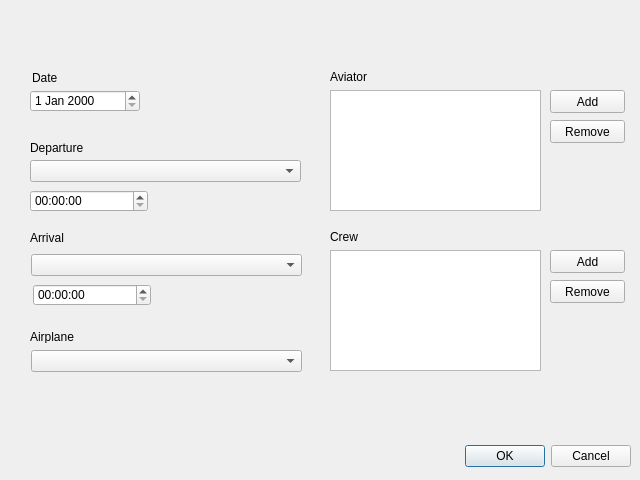
<?xml version="1.0" encoding="UTF-8"?>
<ui version="4.0">
 <class>frmManageFlight</class>
 <widget class="QWidget" name="frmManageFlight">
  <property name="geometry">
   <rect>
    <x>0</x>
    <y>0</y>
    <width>640</width>
    <height>480</height>
   </rect>
  </property>
  <property name="windowTitle">
   <string>Dialog</string>
  </property>
  <widget class="QDialogButtonBox" name="buttonBox">
   <property name="geometry">
    <rect>
     <x>10</x>
     <y>440</y>
     <width>621</width>
     <height>32</height>
    </rect>
   </property>
   <property name="orientation">
    <enum>Qt::Horizontal</enum>
   </property>
   <property name="standardButtons">
    <set>QDialogButtonBox::Cancel|QDialogButtonBox::Ok</set>
   </property>
  </widget>
  <widget class="QTimeEdit" name="timeEdit">
   <property name="geometry">
    <rect>
     <x>30</x>
     <y>190</y>
     <width>118</width>
     <height>22</height>
    </rect>
   </property>
  </widget>
  <widget class="QTimeEdit" name="timeEdit_2">
   <property name="geometry">
    <rect>
     <x>33</x>
     <y>284</y>
     <width>118</width>
     <height>22</height>
    </rect>
   </property>
  </widget>
  <widget class="QComboBox" name="comboBox">
   <property name="geometry">
    <rect>
     <x>30</x>
     <y>160</y>
     <width>271</width>
     <height>22</height>
    </rect>
   </property>
  </widget>
  <widget class="QComboBox" name="comboBox_2">
   <property name="geometry">
    <rect>
     <x>31</x>
     <y>254</y>
     <width>271</width>
     <height>22</height>
    </rect>
   </property>
  </widget>
  <widget class="QLabel" name="label">
   <property name="geometry">
    <rect>
     <x>32</x>
     <y>70</y>
     <width>51</width>
     <height>16</height>
    </rect>
   </property>
   <property name="text">
    <string>Date</string>
   </property>
  </widget>
  <widget class="QLabel" name="label_2">
   <property name="geometry">
    <rect>
     <x>30</x>
     <y>140</y>
     <width>61</width>
     <height>16</height>
    </rect>
   </property>
   <property name="text">
    <string>Departure</string>
   </property>
  </widget>
  <widget class="QComboBox" name="comboBox_3">
   <property name="geometry">
    <rect>
     <x>31</x>
     <y>350</y>
     <width>271</width>
     <height>22</height>
    </rect>
   </property>
  </widget>
  <widget class="QLabel" name="label_3">
   <property name="geometry">
    <rect>
     <x>30</x>
     <y>230</y>
     <width>41</width>
     <height>16</height>
    </rect>
   </property>
   <property name="text">
    <string>Arrival</string>
   </property>
  </widget>
  <widget class="QDateEdit" name="dateEdit">
   <property name="geometry">
    <rect>
     <x>30</x>
     <y>90</y>
     <width>110</width>
     <height>22</height>
    </rect>
   </property>
  </widget>
  <widget class="QLabel" name="label_4">
   <property name="geometry">
    <rect>
     <x>30</x>
     <y>330</y>
     <width>46</width>
     <height>13</height>
    </rect>
   </property>
   <property name="text">
    <string>Airplane</string>
   </property>
  </widget>
  <widget class="QListView" name="listView">
   <property name="geometry">
    <rect>
     <x>330</x>
     <y>250</y>
     <width>211</width>
     <height>121</height>
    </rect>
   </property>
  </widget>
  <widget class="QListView" name="listView_2">
   <property name="geometry">
    <rect>
     <x>330</x>
     <y>90</y>
     <width>211</width>
     <height>121</height>
    </rect>
   </property>
  </widget>
  <widget class="QLabel" name="label_5">
   <property name="geometry">
    <rect>
     <x>330</x>
     <y>70</y>
     <width>46</width>
     <height>13</height>
    </rect>
   </property>
   <property name="text">
    <string>Aviator</string>
   </property>
  </widget>
  <widget class="QLabel" name="label_6">
   <property name="geometry">
    <rect>
     <x>330</x>
     <y>230</y>
     <width>46</width>
     <height>13</height>
    </rect>
   </property>
   <property name="text">
    <string>Crew</string>
   </property>
  </widget>
  <widget class="QPushButton" name="pushButton">
   <property name="geometry">
    <rect>
     <x>550</x>
     <y>90</y>
     <width>75</width>
     <height>23</height>
    </rect>
   </property>
   <property name="text">
    <string>Add</string>
   </property>
  </widget>
  <widget class="QPushButton" name="pushButton_2">
   <property name="geometry">
    <rect>
     <x>550</x>
     <y>120</y>
     <width>75</width>
     <height>23</height>
    </rect>
   </property>
   <property name="text">
    <string>Remove</string>
   </property>
  </widget>
  <widget class="QPushButton" name="pushButton_3">
   <property name="geometry">
    <rect>
     <x>550</x>
     <y>250</y>
     <width>75</width>
     <height>23</height>
    </rect>
   </property>
   <property name="text">
    <string>Add</string>
   </property>
  </widget>
  <widget class="QPushButton" name="pushButton_4">
   <property name="geometry">
    <rect>
     <x>550</x>
     <y>280</y>
     <width>75</width>
     <height>23</height>
    </rect>
   </property>
   <property name="text">
    <string>Remove</string>
   </property>
  </widget>
 </widget>
 <resources/>
 <connections>
  <connection>
   <sender>buttonBox</sender>
   <signal>accepted()</signal>
   <receiver>Dialog</receiver>
   <slot>accept()</slot>
   <hints>
    <hint type="sourcelabel">
     <x>248</x>
     <y>254</y>
    </hint>
    <hint type="destinationlabel">
     <x>157</x>
     <y>274</y>
    </hint>
   </hints>
  </connection>
  <connection>
   <sender>buttonBox</sender>
   <signal>rejected()</signal>
   <receiver>Dialog</receiver>
   <slot>reject()</slot>
   <hints>
    <hint type="sourcelabel">
     <x>316</x>
     <y>260</y>
    </hint>
    <hint type="destinationlabel">
     <x>286</x>
     <y>274</y>
    </hint>
   </hints>
  </connection>
 </connections>
</ui>
